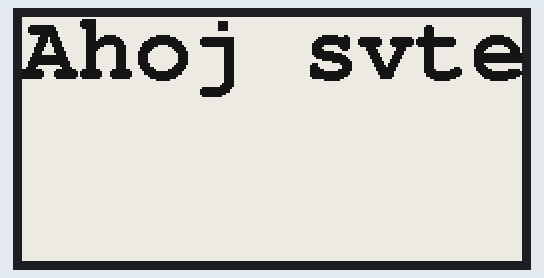
A sketch run on a simulated ESP32. Parts: 250×122 one-colour display. What the sketch prints to the serial monitor is not drawn.

Above: at 2.3 s.

The sketch:

t5_eink_test.ino
```cpp
// Moje verze je T5_V2.3.1_2.13 - interní označení je V213
//#define LILYGO_T5_V213
//#include <boards.h>
#include <GxEPD2_BW.h>

/*
The current version of LilyGo V2.13, the ink screen version is DEPG0213BN, please select DEPG0213BN in the sketch
*/

GxEPD2_BW<GxEPD2_213_BN, GxEPD2_213_BN::HEIGHT> display(GxEPD2_213_BN(/*CS=*/ 5, /*DC=*/ 17, /*RST=*/ 16, /*BUSY=*/ 4)); // DEPG0213BN 122x250, SSD1680, TTGO T5 V2.4.1, V2.3.1


//#include <GxDEPG0213BN/GxDEPG0213BN.h>    // 2.13" b/w  form DKE GROUP

// FreeFonts from Adafruit_GFX
//#include <Fonts/FreeMonoBold9pt7b.h>
//#include <Fonts/FreeMonoBold12pt7b.h>
//#include <Fonts/FreeMonoBold18pt7b.h>
#include <Fonts/FreeMonoBold24pt7b.h>
//#include <GxIO/GxIO_SPI/GxIO_SPI.h>
//#include <GxIO/GxIO.h>

//GxIO_Class io(SPI,  EPD_CS, EPD_DC,  EPD_RSET);
//GxEPD_Class display(io, EPD_RSET, EPD_BUSY);

void setup() {
  // put your setup code here, to run once:
  Serial.begin(115200);
  //Serial.printf("CS %d, DP %d, RSET %d\n", EPD_CS, EPD_DC,  EPD_RSET);
  Serial.printf("%d(w) x %d(h)\n", display.width(),display.height());
  //SPI.begin(EPD_SCLK, EPD_MISO, EPD_MOSI);

  display.init(); // enable diagnostic output on Serial

  display.setRotation(3);
  display.fillScreen(GxEPD_WHITE);
  display.setTextColor(GxEPD_BLACK);
  display.setFont(&FreeMonoBold24pt7b);
  display.setCursor(0, 30);
  display.println("Ahoj světe");
  display.display(false);
}

void loop() {
  // put your main code here, to run repeatedly:


}
```
